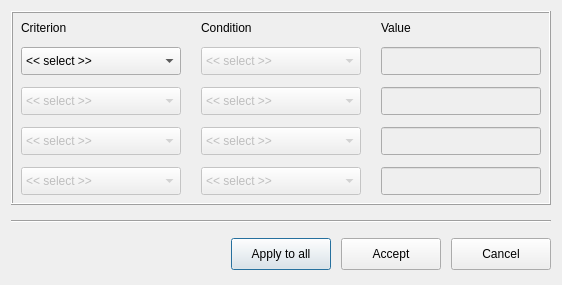
<?xml version="1.0" encoding="UTF-8"?>
<ui version="4.0">
 <class>apply_to</class>
 <widget class="QDialog" name="apply_to">
  <property name="geometry">
   <rect>
    <x>0</x>
    <y>0</y>
    <width>558</width>
    <height>285</height>
   </rect>
  </property>
  <property name="windowTitle">
   <string>Apply this to</string>
  </property>
  <layout class="QVBoxLayout" name="verticalLayout">
   <property name="spacing">
    <number>15</number>
   </property>
   <property name="bottomMargin">
    <number>0</number>
   </property>
   <item>
    <widget class="QFrame" name="form_area">
     <property name="frameShape">
      <enum>QFrame::Box</enum>
     </property>
     <property name="frameShadow">
      <enum>QFrame::Raised</enum>
     </property>
     <layout class="QGridLayout" name="gridLayout">
      <property name="leftMargin">
       <number>8</number>
      </property>
      <property name="topMargin">
       <number>8</number>
      </property>
      <property name="rightMargin">
       <number>8</number>
      </property>
      <property name="bottomMargin">
       <number>8</number>
      </property>
      <property name="horizontalSpacing">
       <number>20</number>
      </property>
      <property name="verticalSpacing">
       <number>12</number>
      </property>
      <item row="0" column="1">
       <widget class="QLabel" name="condition_label">
        <property name="text">
         <string>Condition</string>
        </property>
       </widget>
      </item>
      <item row="4" column="1">
       <widget class="QComboBox" name="condition_4">
        <property name="enabled">
         <bool>false</bool>
        </property>
        <property name="minimumSize">
         <size>
          <width>160</width>
          <height>28</height>
         </size>
        </property>
        <item>
         <property name="text">
          <string>&lt;&lt; select &gt;&gt;</string>
         </property>
        </item>
        <item>
         <property name="text">
          <string>Same</string>
         </property>
        </item>
        <item>
         <property name="text">
          <string>Different</string>
         </property>
        </item>
        <item>
         <property name="text">
          <string>Value</string>
         </property>
        </item>
       </widget>
      </item>
      <item row="2" column="1">
       <widget class="QComboBox" name="condition_2">
        <property name="enabled">
         <bool>false</bool>
        </property>
        <property name="minimumSize">
         <size>
          <width>160</width>
          <height>28</height>
         </size>
        </property>
        <item>
         <property name="text">
          <string>&lt;&lt; select &gt;&gt;</string>
         </property>
        </item>
        <item>
         <property name="text">
          <string>Same</string>
         </property>
        </item>
        <item>
         <property name="text">
          <string>Different</string>
         </property>
        </item>
        <item>
         <property name="text">
          <string>Value</string>
         </property>
        </item>
       </widget>
      </item>
      <item row="2" column="0">
       <widget class="QComboBox" name="criterion_2">
        <property name="enabled">
         <bool>false</bool>
        </property>
        <property name="minimumSize">
         <size>
          <width>160</width>
          <height>28</height>
         </size>
        </property>
        <item>
         <property name="text">
          <string>&lt;&lt; select &gt;&gt;</string>
         </property>
        </item>
        <item>
         <property name="text">
          <string>Sample ID</string>
         </property>
        </item>
        <item>
         <property name="text">
          <string>Process Order</string>
         </property>
        </item>
        <item>
         <property name="text">
          <string>Data Type</string>
         </property>
        </item>
       </widget>
      </item>
      <item row="1" column="2">
       <widget class="QLineEdit" name="value_1">
        <property name="enabled">
         <bool>false</bool>
        </property>
        <property name="minimumSize">
         <size>
          <width>160</width>
          <height>28</height>
         </size>
        </property>
       </widget>
      </item>
      <item row="1" column="0">
       <widget class="QComboBox" name="criterion_1">
        <property name="minimumSize">
         <size>
          <width>160</width>
          <height>28</height>
         </size>
        </property>
        <item>
         <property name="text">
          <string>&lt;&lt; select &gt;&gt;</string>
         </property>
        </item>
        <item>
         <property name="text">
          <string>Sample ID</string>
         </property>
        </item>
        <item>
         <property name="text">
          <string>Process Order</string>
         </property>
        </item>
        <item>
         <property name="text">
          <string>Data Type</string>
         </property>
        </item>
       </widget>
      </item>
      <item row="2" column="2">
       <widget class="QLineEdit" name="value_2">
        <property name="enabled">
         <bool>false</bool>
        </property>
        <property name="minimumSize">
         <size>
          <width>160</width>
          <height>28</height>
         </size>
        </property>
       </widget>
      </item>
      <item row="3" column="1">
       <widget class="QComboBox" name="condition_3">
        <property name="enabled">
         <bool>false</bool>
        </property>
        <property name="minimumSize">
         <size>
          <width>160</width>
          <height>28</height>
         </size>
        </property>
        <item>
         <property name="text">
          <string>&lt;&lt; select &gt;&gt;</string>
         </property>
        </item>
        <item>
         <property name="text">
          <string>Same</string>
         </property>
        </item>
        <item>
         <property name="text">
          <string>Different</string>
         </property>
        </item>
        <item>
         <property name="text">
          <string>Value</string>
         </property>
        </item>
       </widget>
      </item>
      <item row="4" column="2">
       <widget class="QLineEdit" name="value_4">
        <property name="enabled">
         <bool>false</bool>
        </property>
        <property name="minimumSize">
         <size>
          <width>160</width>
          <height>28</height>
         </size>
        </property>
       </widget>
      </item>
      <item row="4" column="0">
       <widget class="QComboBox" name="criterion_4">
        <property name="enabled">
         <bool>false</bool>
        </property>
        <property name="minimumSize">
         <size>
          <width>160</width>
          <height>28</height>
         </size>
        </property>
        <item>
         <property name="text">
          <string>&lt;&lt; select &gt;&gt;</string>
         </property>
        </item>
        <item>
         <property name="text">
          <string>Sample ID</string>
         </property>
        </item>
        <item>
         <property name="text">
          <string>Process Order</string>
         </property>
        </item>
        <item>
         <property name="text">
          <string>Data Type</string>
         </property>
        </item>
       </widget>
      </item>
      <item row="0" column="2">
       <widget class="QLabel" name="value_label">
        <property name="text">
         <string>Value</string>
        </property>
       </widget>
      </item>
      <item row="0" column="0">
       <widget class="QLabel" name="criterion_label">
        <property name="text">
         <string>Criterion</string>
        </property>
       </widget>
      </item>
      <item row="3" column="0">
       <widget class="QComboBox" name="criterion_3">
        <property name="enabled">
         <bool>false</bool>
        </property>
        <property name="minimumSize">
         <size>
          <width>160</width>
          <height>28</height>
         </size>
        </property>
        <item>
         <property name="text">
          <string>&lt;&lt; select &gt;&gt;</string>
         </property>
        </item>
        <item>
         <property name="text">
          <string>Sample ID</string>
         </property>
        </item>
        <item>
         <property name="text">
          <string>Process Order</string>
         </property>
        </item>
        <item>
         <property name="text">
          <string>Data Type</string>
         </property>
        </item>
       </widget>
      </item>
      <item row="3" column="2">
       <widget class="QLineEdit" name="value_3">
        <property name="enabled">
         <bool>false</bool>
        </property>
        <property name="minimumSize">
         <size>
          <width>160</width>
          <height>28</height>
         </size>
        </property>
       </widget>
      </item>
      <item row="1" column="1">
       <widget class="QComboBox" name="condition_1">
        <property name="enabled">
         <bool>false</bool>
        </property>
        <property name="minimumSize">
         <size>
          <width>160</width>
          <height>28</height>
         </size>
        </property>
        <item>
         <property name="text">
          <string>&lt;&lt; select &gt;&gt;</string>
         </property>
        </item>
        <item>
         <property name="text">
          <string>Same</string>
         </property>
        </item>
        <item>
         <property name="text">
          <string>Different</string>
         </property>
        </item>
        <item>
         <property name="text">
          <string>Value</string>
         </property>
        </item>
       </widget>
      </item>
     </layout>
    </widget>
   </item>
   <item>
    <widget class="Line" name="line">
     <property name="orientation">
      <enum>Qt::Horizontal</enum>
     </property>
    </widget>
   </item>
   <item>
    <layout class="QHBoxLayout" name="buttons_area">
     <property name="spacing">
      <number>10</number>
     </property>
     <item>
      <spacer name="horizontal_spacer">
       <property name="orientation">
        <enum>Qt::Horizontal</enum>
       </property>
       <property name="sizeHint" stdset="0">
        <size>
         <width>0</width>
         <height>20</height>
        </size>
       </property>
      </spacer>
     </item>
     <item>
      <widget class="QPushButton" name="push_button_apply_to_all">
       <property name="minimumSize">
        <size>
         <width>100</width>
         <height>32</height>
        </size>
       </property>
       <property name="text">
        <string>Apply to all</string>
       </property>
      </widget>
     </item>
     <item>
      <widget class="QPushButton" name="push_button_accept">
       <property name="minimumSize">
        <size>
         <width>100</width>
         <height>32</height>
        </size>
       </property>
       <property name="text">
        <string>Accept</string>
       </property>
       <property name="shortcut">
        <string>Return</string>
       </property>
      </widget>
     </item>
     <item>
      <widget class="QPushButton" name="push_button_cancel">
       <property name="minimumSize">
        <size>
         <width>100</width>
         <height>32</height>
        </size>
       </property>
       <property name="text">
        <string>Cancel</string>
       </property>
       <property name="shortcut">
        <string>Esc</string>
       </property>
      </widget>
     </item>
    </layout>
   </item>
   <item>
    <spacer name="vertical_spacer">
     <property name="orientation">
      <enum>Qt::Vertical</enum>
     </property>
     <property name="sizeHint" stdset="0">
      <size>
       <width>20</width>
       <height>40</height>
      </size>
     </property>
    </spacer>
   </item>
  </layout>
 </widget>
 <resources/>
 <connections/>
</ui>
